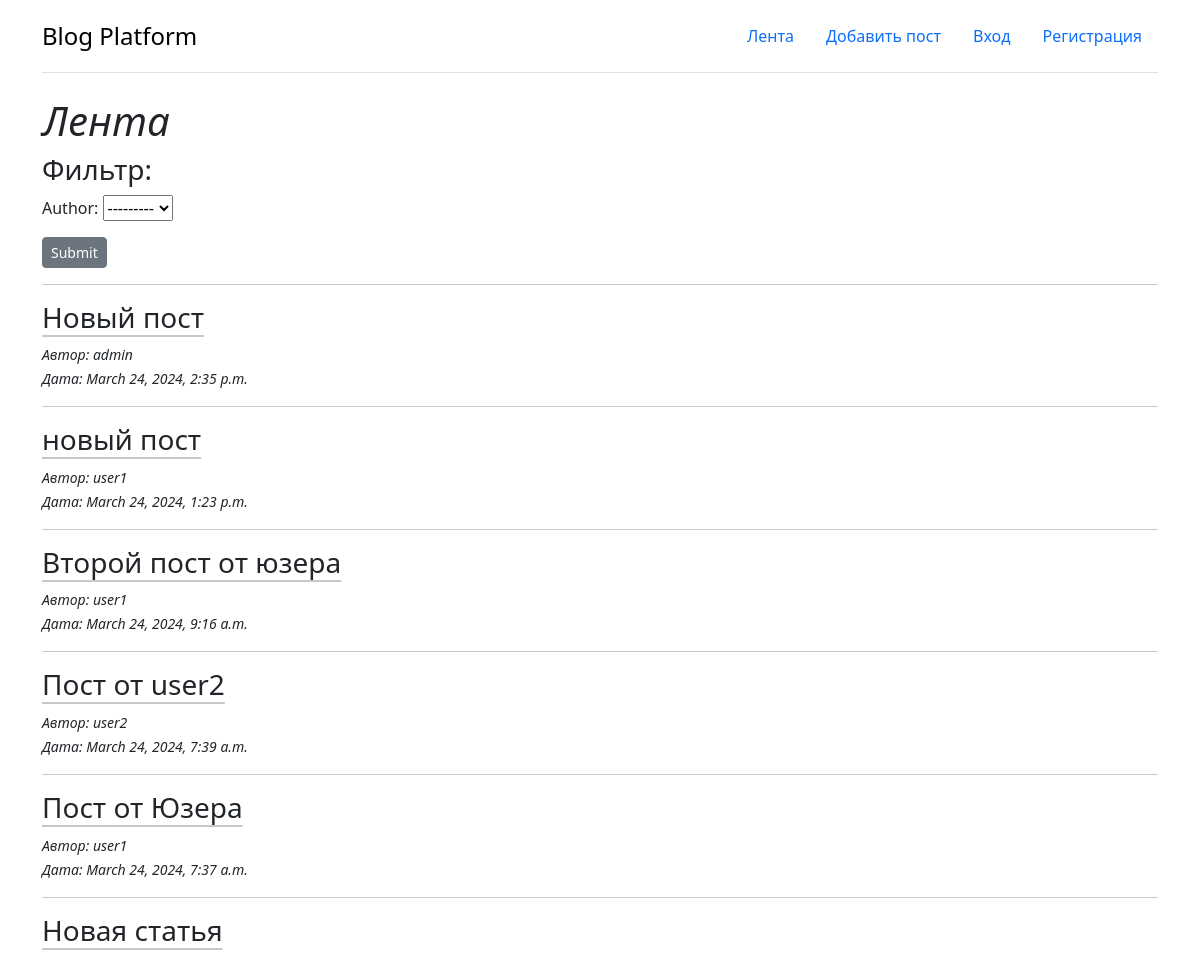
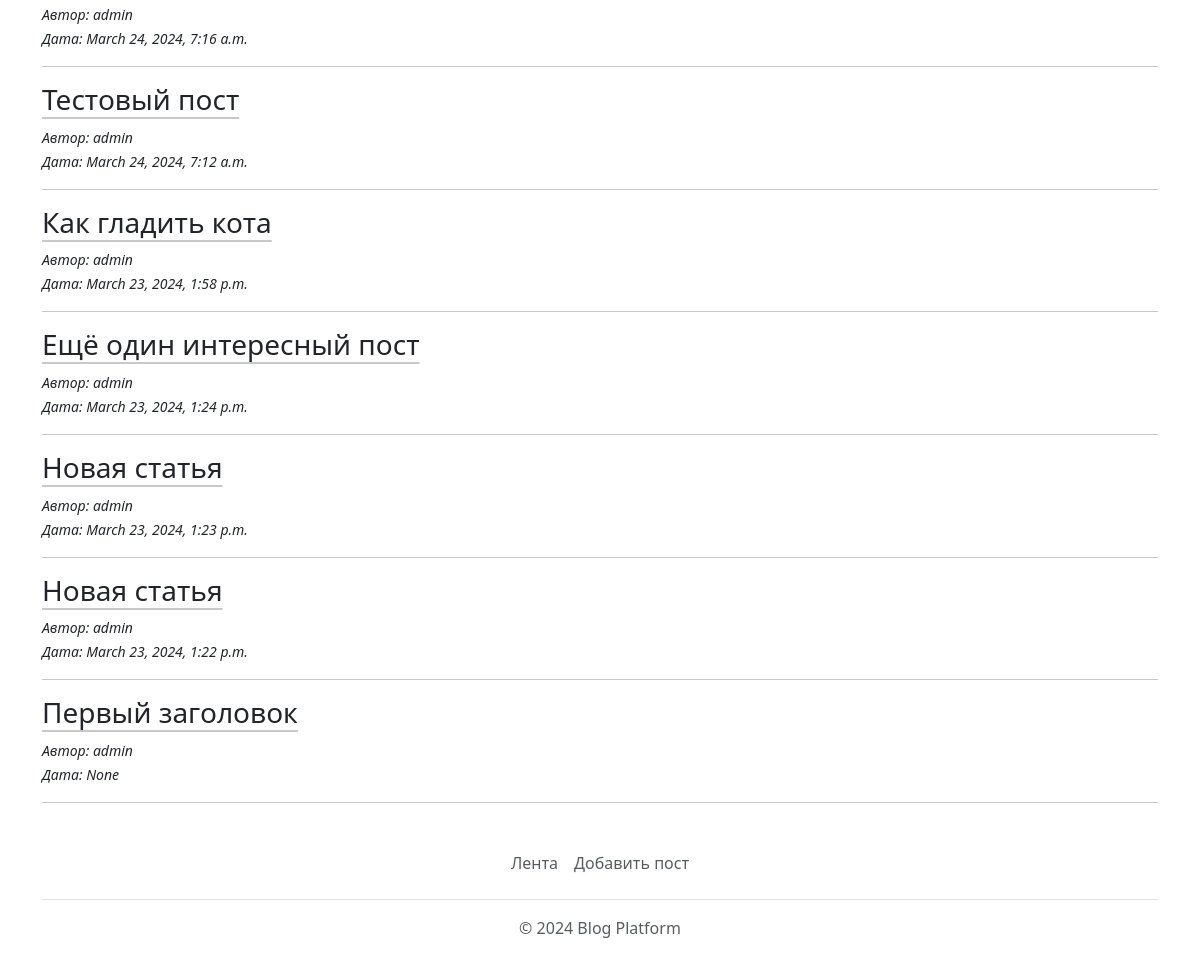
/, run on an earlier commit of the app's database (2 pictures, top to bottom).
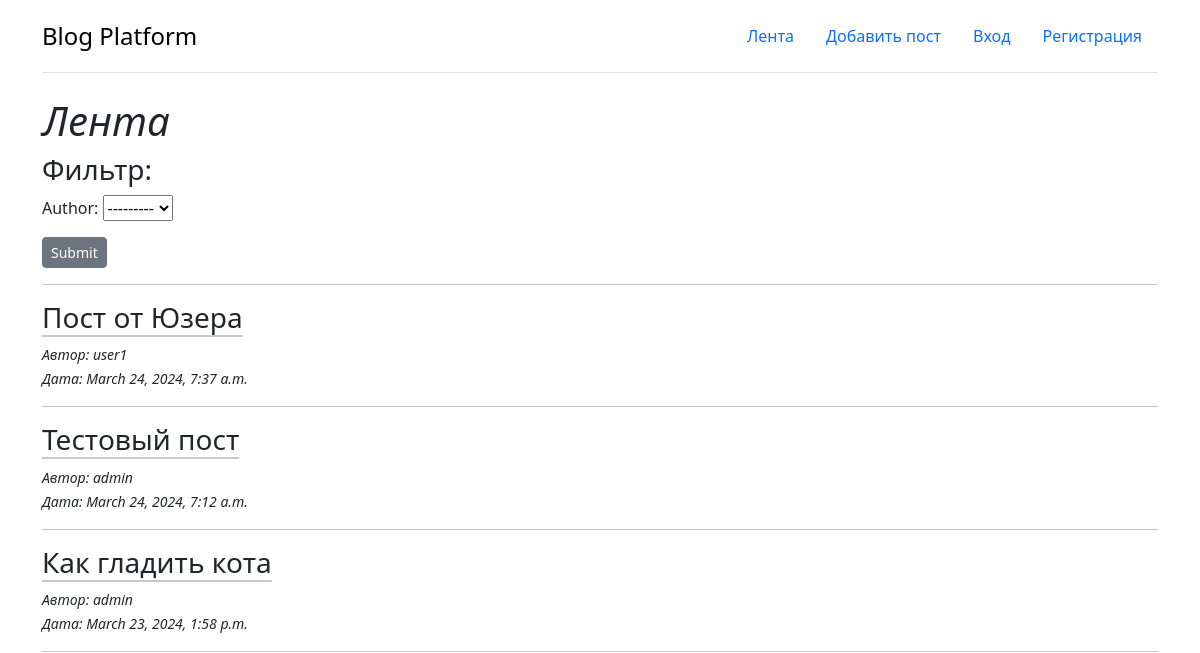
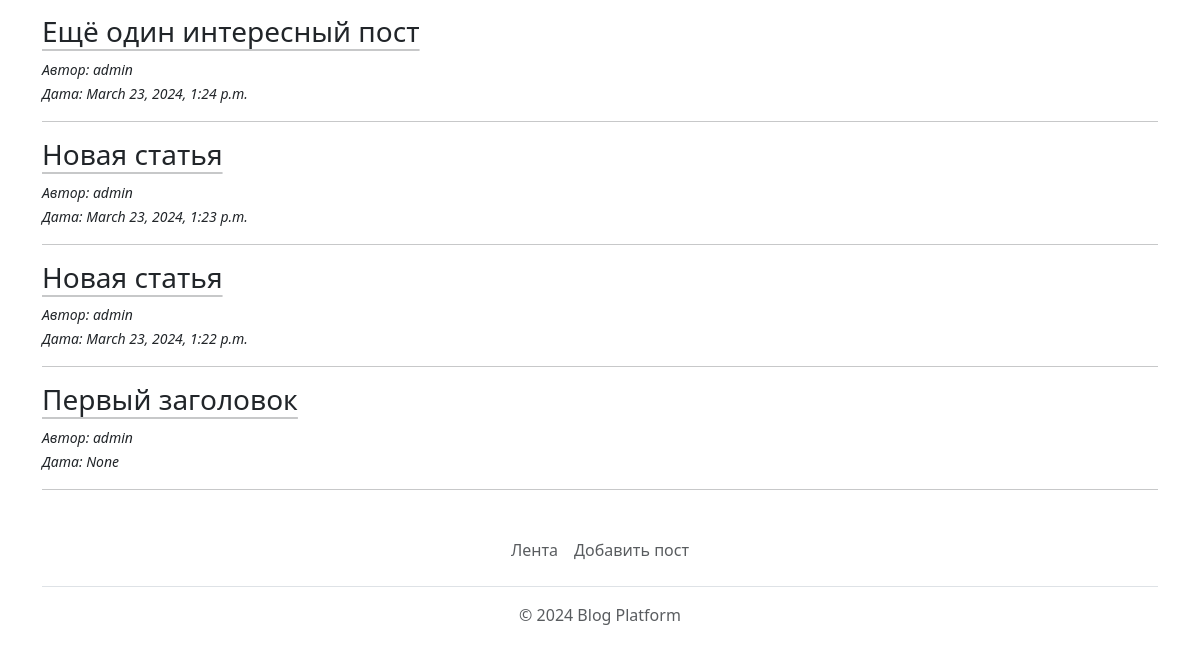
And on a later commit of the database (2 pictures, top to bottom).
### Blog/models.py (models this page shows, shortened)
class Post(models.Model):
    author = models.ForeignKey(User, on_delete=models.CASCADE)
    title = models.CharField(max_length=255, verbose_name="Заголовок")
    description = models.TextField(verbose_name="Текст поста")
    date_posted = models.DateTimeField(auto_now_add=True)
    class Meta:
        ordering = ['-date_posted']  # sort from new to old

### Blog/views.py (the view)
# urls.py: path('', views.post_list, name='post_list'),
def post_list(request):
    posts = Post.objects.all()
    filter = PostFilters(request.GET, queryset=Post.objects.all())
    return render(request, 'post_list.html', {'posts': posts, 'filter': filter})

### Blog/templates/post_list.html (shortened to what this page needs)
{% extends 'base.html' %}
{% block content %}
  <h1 class="fst-italic">Лента</h1>
<h3>Фильтр:</h3>
    <form method="get">
        {{ filter.form.as_p }}
        <input class="btn btn-secondary btn-sm" type="submit" />
    </form>
<hr>
    {% for post in filter.qs %}
        <h3><a href="{% url 'post_retrive' post.pk %}"
             class="link-dark link-offset-2 link-underline-opacity-25 link-underline-opacity-100-hover">
            {{ post.title }}</a></h3>
      <span class="small fst-italic">Aвтор: {{post.author}}</span>
      <br>
      <span class="small fst-italic">Дата: {{post.date_posted}}</span>
      <hr>
    {% empty %}
    <p>Постов нет</p>
    {% endfor %}
{% endblock %}

What changed in the data, as far as the page shows it:
removed Post: title "Новый пост", author "admin", date_posted "March 24, 2024, 2:35 p.m."
removed Post: title "новый пост", author "user1", date_posted "March 24, 2024, 1:23 p.m."
removed Post: title "Второй пост от юзера", author "user1", date_posted "March 24, 2024, 9:16 a.m."
removed Post: title "Пост от user2", author "user2", date_posted "March 24, 2024, 7:39 a.m."
removed Post: title "Новая статья", author "admin", date_posted "March 24, 2024, 7:16 a.m."
